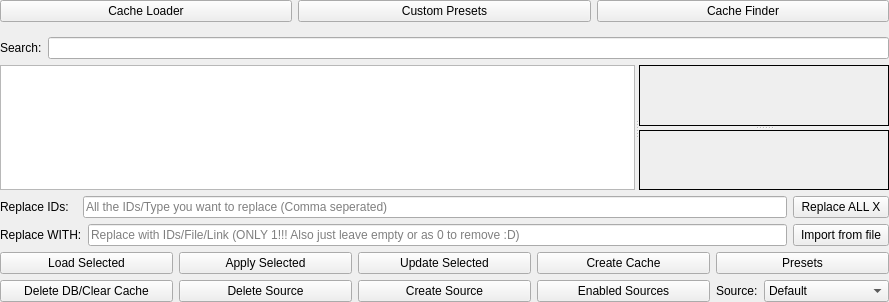
<?xml version="1.0" encoding="UTF-8"?>
<ui version="4.0">
 <class>CacheStuffTab</class>
 <widget class="QWidget" name="CacheStuffTab">
  <property name="geometry">
   <rect>
    <x>0</x>
    <y>0</y>
    <width>889</width>
    <height>302</height>
   </rect>
  </property>
  <property name="styleSheet">
   <string notr="true"/>
  </property>
  <layout class="QGridLayout" name="gridLayout">
   <property name="leftMargin">
    <number>0</number>
   </property>
   <property name="topMargin">
    <number>0</number>
   </property>
   <property name="rightMargin">
    <number>0</number>
   </property>
   <property name="bottomMargin">
    <number>0</number>
   </property>
   <item row="0" column="0">
    <layout class="QHBoxLayout" name="ButtonsHolder">
     <item>
      <widget class="QPushButton" name="CacheLoaderButton">
       <property name="text">
        <string>Cache Loader</string>
       </property>
      </widget>
     </item>
     <item>
      <widget class="QPushButton" name="CustomPresetsButton">
       <property name="text">
        <string>Custom Presets</string>
       </property>
      </widget>
     </item>
     <item>
      <widget class="QPushButton" name="CacheFinderButton">
       <property name="text">
        <string>Cache Finder</string>
       </property>
      </widget>
     </item>
    </layout>
   </item>
   <item row="1" column="0">
    <widget class="QStackedWidget" name="stackedWidget">
     <property name="styleSheet">
      <string notr="true">QTreeView {
    background-color: #2d2d2d;
    color: #e0e0e0;
    border: 1px solid #3c3c3c;
    outline: none;
    border-radius: 0px;
    show-decoration-selected: 1;
}

QTreeView::item {
    padding: 2px 8px;
    border: none;
    border-radius: 0px;
    border-right: 1px solid #3c3c3c;
}

QTreeView::item:hover {
    background-color: #3d3d3d;
    border-radius: 0px;
}

QTreeView::item:selected {
    background-color: #404040;
    color: #e0e0e0;
    border-radius: 0px;
}

QTreeView::item:selected:active {
    background-color: #404040;
    border-radius: 0px;
}

QTreeView::item:selected:!active {
    background-color: #404040;
    border-radius: 0px;
}

QTreeView::item:focus {
    outline: none;
    border: none;
}

QHeaderView::section {
    background-color: #1e1e1e;
    color: #e0e0e0;
    padding: 3px 8px;
    border: none;
    border-right: 1px solid #3c3c3c;
    border-bottom: 1px solid #3c3c3c;
    font-weight: bold;
    text-align: left;
    border-radius: 0px;
}

QHeaderView::section:hover {
    background-color: #252525;
}</string>
     </property>
     <property name="currentIndex">
      <number>0</number>
     </property>
     <widget class="QWidget" name="CacheLoaderPage">
      <layout class="QVBoxLayout" name="verticalLayout">
       <property name="leftMargin">
        <number>0</number>
       </property>
       <property name="rightMargin">
        <number>0</number>
       </property>
       <property name="bottomMargin">
        <number>0</number>
       </property>
       <item>
        <layout class="QHBoxLayout" name="horizontalLayout_3">
         <item>
          <widget class="QLabel" name="SearchLoadedLabel">
           <property name="text">
            <string>Search:</string>
           </property>
          </widget>
         </item>
         <item>
          <widget class="QLineEdit" name="lineEdit_2"/>
         </item>
        </layout>
       </item>
       <item>
        <widget class="QSplitter" name="splitter_3">
         <property name="orientation">
          <enum>Qt::Orientation::Horizontal</enum>
         </property>
         <widget class="QTableView" name="tableView_2">
          <property name="mouseTracking">
           <bool>true</bool>
          </property>
          <property name="styleSheet">
           <string notr="true"/>
          </property>
          <property name="horizontalScrollBarPolicy">
           <enum>Qt::ScrollBarPolicy::ScrollBarAlwaysOff</enum>
          </property>
          <property name="alternatingRowColors">
           <bool>false</bool>
          </property>
          <property name="selectionMode">
           <enum>QAbstractItemView::SelectionMode::SingleSelection</enum>
          </property>
          <property name="selectionBehavior">
           <enum>QAbstractItemView::SelectionBehavior::SelectRows</enum>
          </property>
          <property name="showGrid">
           <bool>false</bool>
          </property>
          <property name="sortingEnabled">
           <bool>true</bool>
          </property>
          <attribute name="verticalHeaderVisible">
           <bool>false</bool>
          </attribute>
         </widget>
         <widget class="QSplitter" name="splitter_2">
          <property name="orientation">
           <enum>Qt::Orientation::Vertical</enum>
          </property>
          <widget class="QFrame" name="PreviewWindow1">
           <property name="minimumSize">
            <size>
             <width>250</width>
             <height>0</height>
            </size>
           </property>
           <property name="palette">
            <palette>
             <active>
              <colorrole role="Button">
               <brush brushstyle="SolidPattern">
                <color alpha="0">
                 <red>0</red>
                 <green>0</green>
                 <blue>0</blue>
                </color>
               </brush>
              </colorrole>
              <colorrole role="Base">
               <brush brushstyle="SolidPattern">
                <color alpha="0">
                 <red>0</red>
                 <green>0</green>
                 <blue>0</blue>
                </color>
               </brush>
              </colorrole>
              <colorrole role="Window">
               <brush brushstyle="SolidPattern">
                <color alpha="255">
                 <red>0</red>
                 <green>0</green>
                 <blue>0</blue>
                </color>
               </brush>
              </colorrole>
             </active>
             <inactive>
              <colorrole role="Button">
               <brush brushstyle="SolidPattern">
                <color alpha="0">
                 <red>0</red>
                 <green>0</green>
                 <blue>0</blue>
                </color>
               </brush>
              </colorrole>
              <colorrole role="Base">
               <brush brushstyle="SolidPattern">
                <color alpha="0">
                 <red>0</red>
                 <green>0</green>
                 <blue>0</blue>
                </color>
               </brush>
              </colorrole>
              <colorrole role="Window">
               <brush brushstyle="SolidPattern">
                <color alpha="255">
                 <red>0</red>
                 <green>0</green>
                 <blue>0</blue>
                </color>
               </brush>
              </colorrole>
             </inactive>
             <disabled>
              <colorrole role="Button">
               <brush brushstyle="SolidPattern">
                <color alpha="0">
                 <red>0</red>
                 <green>0</green>
                 <blue>0</blue>
                </color>
               </brush>
              </colorrole>
              <colorrole role="Base">
               <brush brushstyle="SolidPattern">
                <color alpha="255">
                 <red>0</red>
                 <green>0</green>
                 <blue>0</blue>
                </color>
               </brush>
              </colorrole>
              <colorrole role="Window">
               <brush brushstyle="SolidPattern">
                <color alpha="255">
                 <red>0</red>
                 <green>0</green>
                 <blue>0</blue>
                </color>
               </brush>
              </colorrole>
             </disabled>
            </palette>
           </property>
           <property name="styleSheet">
            <string notr="true"/>
           </property>
           <property name="frameShape">
            <enum>QFrame::Shape::StyledPanel</enum>
           </property>
          </widget>
          <widget class="QFrame" name="PreviewWindow1_2">
           <property name="minimumSize">
            <size>
             <width>250</width>
             <height>0</height>
            </size>
           </property>
           <property name="palette">
            <palette>
             <active>
              <colorrole role="Button">
               <brush brushstyle="SolidPattern">
                <color alpha="0">
                 <red>0</red>
                 <green>0</green>
                 <blue>0</blue>
                </color>
               </brush>
              </colorrole>
              <colorrole role="Base">
               <brush brushstyle="SolidPattern">
                <color alpha="0">
                 <red>0</red>
                 <green>0</green>
                 <blue>0</blue>
                </color>
               </brush>
              </colorrole>
              <colorrole role="Window">
               <brush brushstyle="SolidPattern">
                <color alpha="255">
                 <red>0</red>
                 <green>0</green>
                 <blue>0</blue>
                </color>
               </brush>
              </colorrole>
             </active>
             <inactive>
              <colorrole role="Button">
               <brush brushstyle="SolidPattern">
                <color alpha="0">
                 <red>0</red>
                 <green>0</green>
                 <blue>0</blue>
                </color>
               </brush>
              </colorrole>
              <colorrole role="Base">
               <brush brushstyle="SolidPattern">
                <color alpha="0">
                 <red>0</red>
                 <green>0</green>
                 <blue>0</blue>
                </color>
               </brush>
              </colorrole>
              <colorrole role="Window">
               <brush brushstyle="SolidPattern">
                <color alpha="255">
                 <red>0</red>
                 <green>0</green>
                 <blue>0</blue>
                </color>
               </brush>
              </colorrole>
             </inactive>
             <disabled>
              <colorrole role="Button">
               <brush brushstyle="SolidPattern">
                <color alpha="0">
                 <red>0</red>
                 <green>0</green>
                 <blue>0</blue>
                </color>
               </brush>
              </colorrole>
              <colorrole role="Base">
               <brush brushstyle="SolidPattern">
                <color alpha="255">
                 <red>0</red>
                 <green>0</green>
                 <blue>0</blue>
                </color>
               </brush>
              </colorrole>
              <colorrole role="Window">
               <brush brushstyle="SolidPattern">
                <color alpha="255">
                 <red>0</red>
                 <green>0</green>
                 <blue>0</blue>
                </color>
               </brush>
              </colorrole>
             </disabled>
            </palette>
           </property>
           <property name="styleSheet">
            <string notr="true"/>
           </property>
           <property name="frameShape">
            <enum>QFrame::Shape::StyledPanel</enum>
           </property>
          </widget>
         </widget>
        </widget>
       </item>
       <item>
        <layout class="QHBoxLayout" name="horizontalLayout_5">
         <item>
          <widget class="QLabel" name="label">
           <property name="minimumSize">
            <size>
             <width>77</width>
             <height>0</height>
            </size>
           </property>
           <property name="text">
            <string>Replace IDs:</string>
           </property>
          </widget>
         </item>
         <item>
          <widget class="QLineEdit" name="lineEdit">
           <property name="inputMask">
            <string/>
           </property>
           <property name="placeholderText">
            <string>All the IDs/Type you want to replace (Comma seperated)</string>
           </property>
          </widget>
         </item>
         <item>
          <widget class="QPushButton" name="ReplaceAllX">
           <property name="minimumSize">
            <size>
             <width>96</width>
             <height>0</height>
            </size>
           </property>
           <property name="maximumSize">
            <size>
             <width>96</width>
             <height>16777215</height>
            </size>
           </property>
           <property name="text">
            <string>Replace ALL X</string>
           </property>
          </widget>
         </item>
        </layout>
       </item>
       <item>
        <layout class="QHBoxLayout" name="horizontalLayout_6">
         <item>
          <widget class="QLabel" name="label_2">
           <property name="text">
            <string>Replace WITH:</string>
           </property>
          </widget>
         </item>
         <item>
          <widget class="QLineEdit" name="lineEdit_3">
           <property name="placeholderText">
            <string>Replace with IDs/File/Link (ONLY 1!!! Also just leave empty or as 0 to remove :D)</string>
           </property>
          </widget>
         </item>
         <item>
          <widget class="QPushButton" name="pushButton_4">
           <property name="minimumSize">
            <size>
             <width>96</width>
             <height>0</height>
            </size>
           </property>
           <property name="maximumSize">
            <size>
             <width>96</width>
             <height>16777215</height>
            </size>
           </property>
           <property name="text">
            <string>Import from file</string>
           </property>
          </widget>
         </item>
        </layout>
       </item>
       <item>
        <layout class="QHBoxLayout" name="CacheButtonHolder" stretch="1,1,1,1,1">
         <item>
          <widget class="QPushButton" name="LoadSelected">
           <property name="text">
            <string>Load Selected</string>
           </property>
          </widget>
         </item>
         <item>
          <widget class="QPushButton" name="applySelected">
           <property name="text">
            <string>Apply Selected</string>
           </property>
          </widget>
         </item>
         <item>
          <widget class="QPushButton" name="UpdateSelected">
           <property name="text">
            <string>Update Selected</string>
           </property>
          </widget>
         </item>
         <item>
          <widget class="QPushButton" name="CreateCacheButton">
           <property name="text">
            <string>Create Cache</string>
           </property>
          </widget>
         </item>
         <item>
          <widget class="QPushButton" name="Presets">
           <property name="text">
            <string>Presets</string>
           </property>
          </widget>
         </item>
        </layout>
       </item>
       <item>
        <layout class="QHBoxLayout" name="horizontalLayout_4" stretch="1,1,1,1,1">
         <item>
          <widget class="QPushButton" name="DeleteDBLoader">
           <property name="text">
            <string>Delete DB/Clear Cache</string>
           </property>
          </widget>
         </item>
         <item>
          <widget class="QPushButton" name="DeleteSource">
           <property name="text">
            <string>Delete Source</string>
           </property>
          </widget>
         </item>
         <item>
          <widget class="QPushButton" name="CreateSource">
           <property name="text">
            <string>Create Source</string>
           </property>
          </widget>
         </item>
         <item>
          <widget class="QPushButton" name="EnabledSources">
           <property name="text">
            <string>Enabled Sources</string>
           </property>
          </widget>
         </item>
         <item>
          <layout class="QHBoxLayout" name="horizontalLayout_7" stretch="0,1">
           <item>
            <widget class="QLabel" name="label_4">
             <property name="text">
              <string>Source:</string>
             </property>
            </widget>
           </item>
           <item>
            <widget class="QComboBox" name="SourcesComboBox">
             <property name="minimumSize">
              <size>
               <width>0</width>
               <height>0</height>
              </size>
             </property>
             <property name="maximumSize">
              <size>
               <width>16777215</width>
               <height>22</height>
              </size>
             </property>
             <property name="editable">
              <bool>false</bool>
             </property>
             <property name="currentText">
              <string>Default</string>
             </property>
             <item>
              <property name="text">
               <string>Default</string>
              </property>
             </item>
            </widget>
           </item>
          </layout>
         </item>
        </layout>
       </item>
      </layout>
     </widget>
     <widget class="QWidget" name="CollectionsPage">
      <layout class="QVBoxLayout" name="verticalLayout_3">
       <property name="leftMargin">
        <number>0</number>
       </property>
       <property name="rightMargin">
        <number>0</number>
       </property>
       <property name="bottomMargin">
        <number>0</number>
       </property>
       <item>
        <widget class="QTreeView" name="treeView">
         <property name="styleSheet">
          <string notr="true"/>
         </property>
         <property name="editTriggers">
          <set>QAbstractItemView::EditTrigger::NoEditTriggers</set>
         </property>
         <property name="sortingEnabled">
          <bool>true</bool>
         </property>
         <property name="animated">
          <bool>true</bool>
         </property>
        </widget>
       </item>
       <item>
        <layout class="QHBoxLayout" name="horizontalLayout" stretch="0,1,1">
         <item>
          <widget class="QCheckBox" name="PresetsCheckBox">
           <property name="sizePolicy">
            <sizepolicy hsizetype="Minimum" vsizetype="Fixed">
             <horstretch>0</horstretch>
             <verstretch>0</verstretch>
            </sizepolicy>
           </property>
           <property name="text">
            <string>Include caches from other sources too?</string>
           </property>
          </widget>
         </item>
         <item>
          <widget class="QPushButton" name="CreatePresetButton">
           <property name="text">
            <string>Create Custom Preset</string>
           </property>
          </widget>
         </item>
         <item>
          <widget class="QPushButton" name="ApplyPresetButton">
           <property name="text">
            <string>Apply Custom Preset</string>
           </property>
          </widget>
         </item>
        </layout>
       </item>
      </layout>
     </widget>
     <widget class="QWidget" name="CacheFinderPage">
      <layout class="QVBoxLayout" name="verticalLayout_2" stretch="0,0">
       <property name="leftMargin">
        <number>0</number>
       </property>
       <property name="rightMargin">
        <number>0</number>
       </property>
       <property name="bottomMargin">
        <number>0</number>
       </property>
       <item>
        <layout class="QHBoxLayout" name="horizontalLayout_2" stretch="0,0,0,0,0,0,0">
         <item>
          <widget class="QLabel" name="label_7">
           <property name="text">
            <string>Search:</string>
           </property>
          </widget>
         </item>
         <item>
          <widget class="QLineEdit" name="lineEdit_5"/>
         </item>
         <item>
          <widget class="QCheckBox" name="checkBox_8">
           <property name="text">
            <string>Log</string>
           </property>
          </widget>
         </item>
         <item>
          <widget class="QPushButton" name="pushButton_14">
           <property name="sizePolicy">
            <sizepolicy hsizetype="Minimum" vsizetype="Fixed">
             <horstretch>0</horstretch>
             <verstretch>0</verstretch>
            </sizepolicy>
           </property>
           <property name="text">
            <string>Settings</string>
           </property>
          </widget>
         </item>
         <item>
          <widget class="QPushButton" name="filterButton">
           <property name="text">
            <string>Filter</string>
           </property>
          </widget>
         </item>
         <item>
          <widget class="QPushButton" name="ClearButton">
           <property name="text">
            <string>Clear</string>
           </property>
          </widget>
         </item>
         <item>
          <widget class="QPushButton" name="DeleteDBButton">
           <property name="text">
            <string>Delete DB/Clear Cache</string>
           </property>
          </widget>
         </item>
        </layout>
       </item>
       <item>
        <widget class="QSplitter" name="splitter">
         <property name="orientation">
          <enum>Qt::Orientation::Horizontal</enum>
         </property>
         <widget class="QTableView" name="tableView">
          <property name="mouseTracking">
           <bool>true</bool>
          </property>
          <property name="styleSheet">
           <string notr="true"/>
          </property>
          <property name="horizontalScrollBarPolicy">
           <enum>Qt::ScrollBarPolicy::ScrollBarAlwaysOff</enum>
          </property>
          <property name="alternatingRowColors">
           <bool>false</bool>
          </property>
          <property name="selectionMode">
           <enum>QAbstractItemView::SelectionMode::SingleSelection</enum>
          </property>
          <property name="selectionBehavior">
           <enum>QAbstractItemView::SelectionBehavior::SelectRows</enum>
          </property>
          <property name="showGrid">
           <bool>false</bool>
          </property>
          <property name="sortingEnabled">
           <bool>true</bool>
          </property>
          <attribute name="verticalHeaderVisible">
           <bool>false</bool>
          </attribute>
         </widget>
         <widget class="QFrame" name="previewFrame">
          <property name="enabled">
           <bool>true</bool>
          </property>
          <property name="minimumSize">
           <size>
            <width>125</width>
            <height>0</height>
           </size>
          </property>
          <property name="palette">
           <palette>
            <active>
             <colorrole role="Base">
              <brush brushstyle="SolidPattern">
               <color alpha="0">
                <red>45</red>
                <green>45</green>
                <blue>45</blue>
               </color>
              </brush>
             </colorrole>
             <colorrole role="Window">
              <brush brushstyle="SolidPattern">
               <color alpha="255">
                <red>30</red>
                <green>30</green>
                <blue>30</blue>
               </color>
              </brush>
             </colorrole>
             <colorrole role="Highlight">
              <brush brushstyle="SolidPattern">
               <color alpha="255">
                <red>0</red>
                <green>120</green>
                <blue>212</blue>
               </color>
              </brush>
             </colorrole>
            </active>
            <inactive>
             <colorrole role="Base">
              <brush brushstyle="SolidPattern">
               <color alpha="0">
                <red>45</red>
                <green>45</green>
                <blue>45</blue>
               </color>
              </brush>
             </colorrole>
             <colorrole role="Window">
              <brush brushstyle="SolidPattern">
               <color alpha="255">
                <red>30</red>
                <green>30</green>
                <blue>30</blue>
               </color>
              </brush>
             </colorrole>
             <colorrole role="Highlight">
              <brush brushstyle="SolidPattern">
               <color alpha="255">
                <red>0</red>
                <green>120</green>
                <blue>212</blue>
               </color>
              </brush>
             </colorrole>
            </inactive>
            <disabled>
             <colorrole role="Base">
              <brush brushstyle="SolidPattern">
               <color alpha="255">
                <red>30</red>
                <green>30</green>
                <blue>30</blue>
               </color>
              </brush>
             </colorrole>
             <colorrole role="Window">
              <brush brushstyle="SolidPattern">
               <color alpha="255">
                <red>30</red>
                <green>30</green>
                <blue>30</blue>
               </color>
              </brush>
             </colorrole>
            </disabled>
           </palette>
          </property>
          <property name="frameShape">
           <enum>QFrame::Shape::StyledPanel</enum>
          </property>
          <property name="frameShadow">
           <enum>QFrame::Shadow::Raised</enum>
          </property>
          <layout class="QVBoxLayout" name="verticalLayout_4"/>
         </widget>
        </widget>
       </item>
      </layout>
     </widget>
    </widget>
   </item>
  </layout>
 </widget>
 <resources/>
 <connections/>
</ui>
